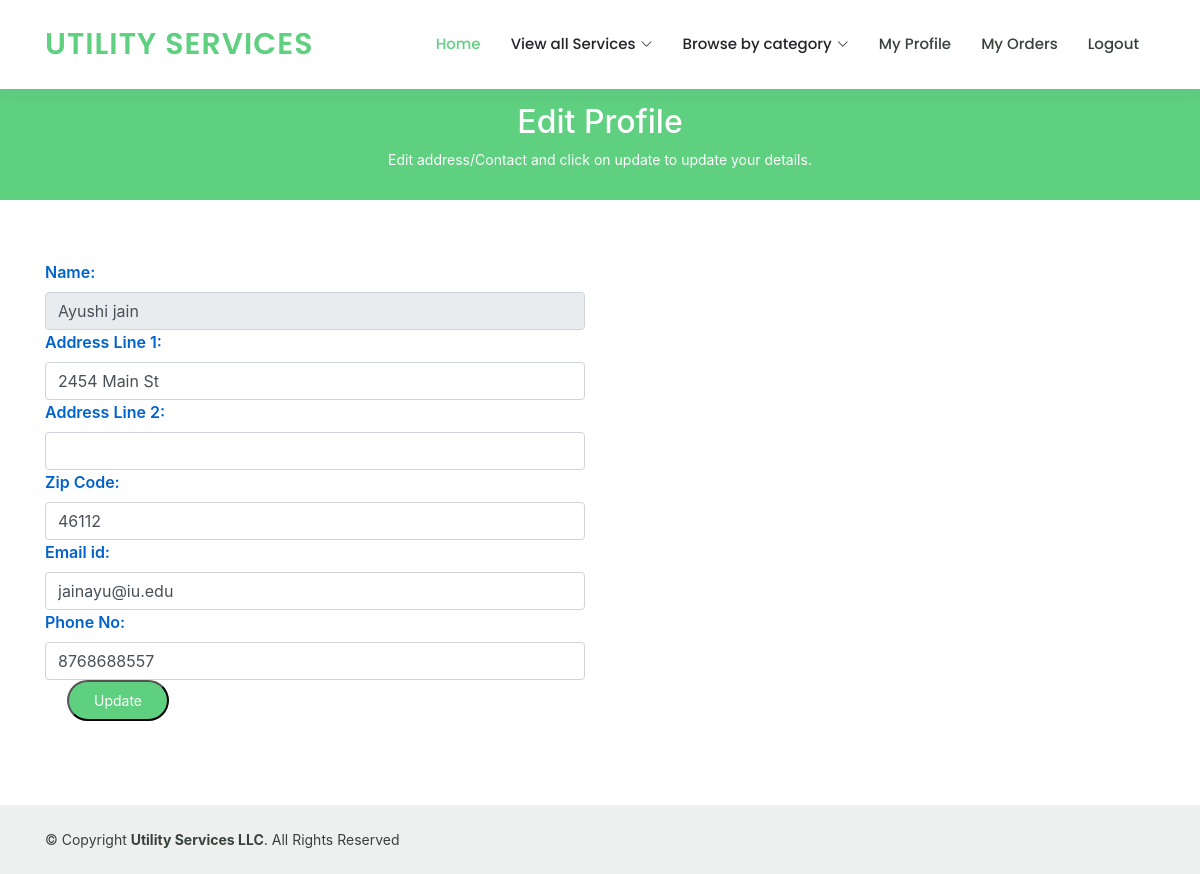
The app's page /code/EditProfile.php (signed in) with its own data.
### tables this page shows
CREATE TABLE `Customer` (
  `CusID` int(11) NOT NULL,
  `CName` varchar(50) NOT NULL,
  `Address_1` varchar(100) NOT NULL,
  `Address_2` varchar(100) DEFAULT NULL,
  `CContact` bigint(20) NOT NULL,
  `CEmail` varchar(50) NOT NULL,
  `CUName` varchar(20) NOT NULL,
  `CPass` varchar(50) NOT NULL,
  `CZipCode` int(11) NOT NULL
);

### code/EditProfile.php (the view, shortened to what this page needs)
<?php
if($_SESSION["CID"] == ''){
	$html = "<html><body>Please login.</body></html>";
}
else{
$sql1 = "SELECT CName,Address_1,Address_2,CZipCode,CContact, CEmail FROM Customer where CusID ='".$_SESSION['CID']."'" ;
$result1 = mysqli_query($conn, $sql1);
if (mysqli_num_rows($result1) > 0) {
        while ($row = mysqli_fetch_assoc($result1)) {
$html ="<html>
	<head>
		<link href='css/animate.css/animate.min.css' rel='stylesheet'>
		<link href='css/aos/aos.css' rel='stylesheet'>
		<link href='css/bootstrap/css/bootstrap.min.css' rel='stylesheet'>
		<link href='css/bootstrap-icons/bootstrap-icons.css' rel='stylesheet'>
		<link href='css/boxicons/css/boxicons.min.css' rel='stylesheet'>
		<link href='css/remixicon/remixicon.css' rel='stylesheet'>
		<link href='css/swiper/swiper-bundle.min.css' rel='stylesheet'>
		<link href='css/style.css' rel='stylesheet'>
		<link rel='stylesheet' href='Styles.css'>
		<link rel='stylesheet' href='https://maxcdn.bootstrapcdn.com/bootstrap/4.0.0/css/bootstrap.min.css'>
	</head>
	<body>
  <header id='header' class='fixed-top'>
    <div class='container d-flex align-items-center'>
      <h1 class='logo me-auto'><a href='Home.php'>Utility Services</a></h1>
      <nav id='navbar' class='navbar order-last order-lg-0'>
        <ul>
          <li><a class='active' href='Home.php'>Home</a></li>
          <li class='dropdown'><a ><span>View all Services</span> <i class='bi bi-chevron-down'></i></a>
          </li>
	  <li class='dropdown'><a ><span>Browse by category</span> <i class='bi bi-chevron-down'></i></a>
          </li>
          <li><a href='EditProfile.php'>My Profile</a></li>
          <li><a href='CAllOrder.php'>My Orders</a></li>
          <li><a href='logout.php'>Logout</a></li>
        </ul>
      </nav>
    </div>
  </header>
<main id='main'>
    <div class='breadcrumbs' data-aos='fade-in'>
      <div class='container'>
        <h2>Edit Profile</h2>
        <p>Edit address/Contact and click on update to update your details.</p>
      </div>
    </div>
    <section id='about' class='about'>
      <div class='container' data-aos='fade-up'>
        <div class='row'>
 <div class='col-lg-6'>
    <input type='hidden' id='CusID' value ='".$_SESSION['CID']."' required>
    <label class='Textlabel'> Name:</label>
    <input class='form-control' type='text' id='CName' name='CName' value ='".$row['CName']."' disabled>
    <br><br>
    <label class='Textlabel'> Address Line 1:</label>
    <input class='form-control' type='text' id='Address_1' name='Address1' value ='".$row['Address_1']."' required pattern='^[A-Za-z0-9#.\s]{1,100}$' title='Please enter a valid alphanumeric address' oninvalid='this.setCustomValidity(\"Please enter a valid alphanumeric address\")' onchange='this.setCustomValidity(\"\")'>
    <br><br>
    <label class='Textlabel'> Address Line 2:</label>
    <input class='form-control' type='text' id='Address_2' name='Address2' value ='".$row['Address_2']."' required pattern='^[A-Za-z0-9#.\s]{1,100}$' title='Please enter a valid alphanumeric address' oninvalid='this.setCustomValidity(\"Please enter a valid alphanumeric address\")' onchange='this.setCustomValidity(\"\")'>
    <br><br>
    <label class='Textlabel'> Zip Code:</label>
    <select class='form-control' id='CZipCode' name='CZipCode' required>
    <option value='46225' "; if ($row['CZipCode'] == '46225'){ $html .= " selected ";} $html .=" >46225</option>
    <option value='46112' "; if ($row['CZipCode'] == '46112'){ $html .= " selected ";} $html.=" >46112</option>
    </select><br><br>
    <label class='Textlabel'> Email id:</label>
    <input class='form-control' type='email' name='CEmail' id='CEmail' value ='".$row['CEmail']."' required>
    <br><br>
    <label class='Textlabel'> Phone No:</label>
    <input class='form-control' type='tel' name='CContact' id='CContact' value ='".$row['CContact']."' required pattern='[0-9]{10}' title='Please enter a valid 10-digit phone number' oninvalid='this.setCustomValidity(\"Please enter a valid 10-digit phone number\")' onchange='this.setCustomValidity(\"\")'>
    <br><br><br>
    <br><button class='get-started-btn' id='btnUpdate' onclick='return validateForm();'>Update</button>
    <br><br>
</div>
</div>
</div>
</section>
</main>
  <footer id='footer'>
   <div class='container d-md-flex py-4'>
      <div class='me-md-auto text-center text-md-start'>
        <div class='copyright'>
          &copy; Copyright <strong><span>Utility Services LLC</span></strong>. All Rights Reserved
        </div>
      </div>
    </div>
  </footer>
</body>
</html>";
   }
    }
}
echo $html;
?>

### code/css/style.css (style rules this page uses)
body { font-family: "Open Sans", sans-serif; color: #444444; }
a { color: #5fcf80; text-decoration: none; }
h1, h2, h3, h4, h5, h6 { font-family: "Raleway", sans-serif; }
#header { background: #fff; transition: all 0.5s; z-index: 997; padding: 15px 0; box-shadow: 0px 0 18px rgba(55, 66, 59, 0.08); }
#header .logo { font-size: 30px; margin: 0; padding: 0; line-height: 1; font-weight: 600; letter-spacing: 1px; text-transform: uppercase; font-family: "Poppins", sans-serif; }
#header .logo a { color: #5fcf80; }
.get-started-btn { margin-left: 22px; background: #5fcf80; color: #fff; border-radius: 50px; padding: 8px 25px; white-space: nowrap; transition: 0.3s; font-size: 14px; display: inline-block; }
.navbar { padding: 0; }
.navbar ul { margin: 0; padding: 0; display: flex; list-style: none; align-items: center; }
.navbar li { position: relative; }
.navbar a, .navbar a:focus { display: flex; align-items: center; justify-content: space-between; padding: 10px 0 10px 30px; font-family: "Poppins", sans-serif; font-size: 15px; font-weight: 500; color: #37423b; white-space: nowrap; transition: 0.3s; }
.navbar a i, .navbar a:focus i { font-size: 12px; line-height: 0; margin-left: 5px; }
.navbar a:hover, .navbar .active, .navbar .active:focus, .navbar li:hover>a { color: #5fcf80; }
section { padding: 60px 0; overflow: hidden; }
.breadcrumbs { margin-top: 73px; text-align: center; background: #5fcf80; padding: 30px 0; color: #fff; }
.breadcrumbs h2 { font-size: 32px; font-weight: 500; }
.breadcrumbs p { font-size: 14px; margin-bottom: 0; color: white; }
#footer { color: #37423b; font-size: 14px; background: #eef0ef; }
.Textlabel { color: #0062cc; font-weight: 600; text-decoration: none; text-align: left; clear: both; float:left; margin-right:15px; width : 30% }
.form-control { float: left; }

### code/Styles.css (style rules this page uses)
p { color: black; }

### records on screen
customer: CName "Ayushi jain", Address1 "2454 Main St", CEmail "jainayu@iu.edu", CContact "8768688557"
